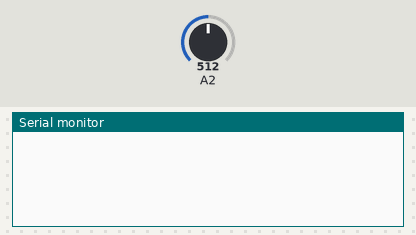
Bench run of a sketch on a simulated Arduino Uno, built with avr-gcc and run on an emulated ATmega328P. Parts: the last lines printed to the serial monitor. Inputs (shaded band) come from the test bench; at power-on: A2 = 512.

Above: at 1.2 s.
1.3 s: A2 set to 716
At 3.6 s:
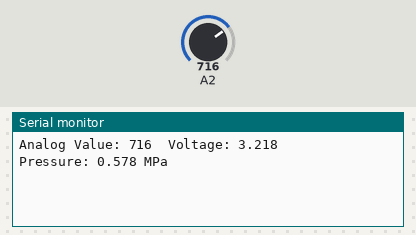
3.9 s: A2 set to 900
At 5.7 s:
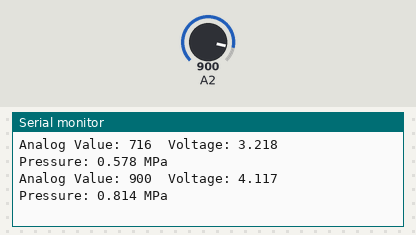
Timing chart, 0 to 7.2 s (numbered marks = the images above; inputs shaded):
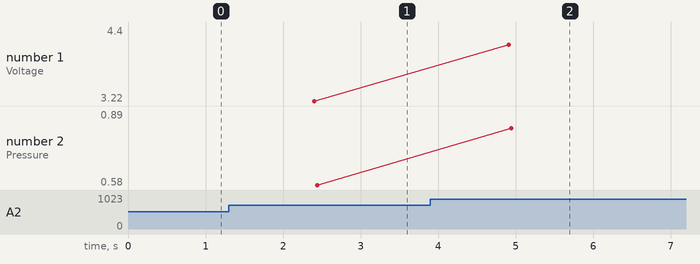

The sketch:

nk2_atu_may30a.ino
```cpp
const int numReadings = 25;    // Number of voltage readings to collect
float voltageReadings[numReadings];
int currentReading = 0;
bool readingsComplete = false;

const float alfa = 0.1;        // Exponential moving average factor
float ema = 0.0;               // Exponential moving average

void setup() {
  Serial.begin(9600);
  analogRead(A2);
}

void loop() {
  // Read the sensor value
  int sensorValue = analogRead(A2);
  float voltage = convertAnalogToVoltage(sensorValue);

  // Store the voltage reading
  voltageReadings[currentReading] = voltage;
  currentReading++;

  // Check if all readings have been collected
  if (currentReading >= numReadings) {
    currentReading = 0;
    readingsComplete = true;
  }

  // Calculate the exponential moving average of the collected voltage readings
  if (readingsComplete) {
    ema = voltageReadings[0];
    for (int i = 1; i < numReadings; i++) {
      ema = (alfa * voltageReadings[i]) + ((1 - alfa) * ema);
    }

    // Print the analog value and filtered voltage
    Serial.print("Analog Value: ");
    Serial.print(sensorValue);
    Serial.print("\tVoltage: ");
    Serial.println(ema, 3);  // Print filtered voltage with 3 decimal points

    // Convert voltage mean to MPa using the function y = 0.262x - 0.265
    float mpa = 0.262 * ema - 0.265;

    // Publish the mean value in MPa
    Serial.print("Pressure: ");
    Serial.print(mpa, 3);  // Print pressure with 3 decimal points
    Serial.println(" MPa");
  }

  // Reset the readingsComplete flag
  readingsComplete = false;

  // Wait for a short delay
  delay(100);
}

float convertAnalogToVoltage(float analogValue) {
  // Apply the quadratic curve conversion
  float voltage = analogValue * (5.0 / 1023.0);

  return voltage;
}
```

Measured:
- after the input at 1.3 s, the serial monitor: prints a new line after 1.1 s (image 1)
- after the input at 3.9 s, the serial monitor: prints a new line after 1.0 s (image 2)
- plotted number 1: 3.22 → 4.4 after the input at 3.9 s
- plotted number 2: 0.58 → 0.89 after the input at 3.9 s
